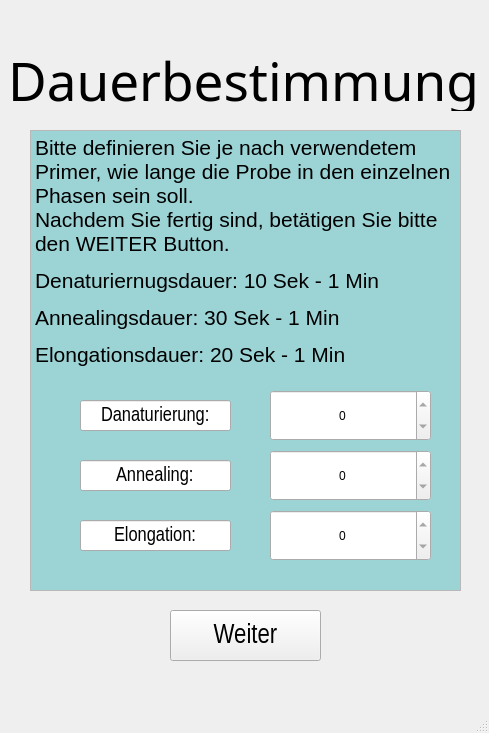
<?xml version="1.0" encoding="UTF-8"?>
<ui version="4.0">
 <class>zeitDef_Voraus</class>
 <widget class="QMainWindow" name="zeitDef_Voraus">
  <property name="geometry">
   <rect>
    <x>0</x>
    <y>0</y>
    <width>489</width>
    <height>733</height>
   </rect>
  </property>
  <property name="windowTitle">
   <string>Voraussetzungen</string>
  </property>
  <widget class="QWidget" name="centralwidget">
   <widget class="QTextEdit" name="textEdit">
    <property name="geometry">
     <rect>
      <x>30</x>
      <y>130</y>
      <width>431</width>
      <height>461</height>
     </rect>
    </property>
    <property name="readOnly">
     <bool>true</bool>
    </property>
    <property name="html">
     <string>&lt;!DOCTYPE HTML PUBLIC &quot;-//W3C//DTD HTML 4.0//EN&quot; &quot;http://www.w3.org/TR/REC-html40/strict.dtd&quot;&gt;
&lt;html&gt;&lt;head&gt;&lt;meta name=&quot;qrichtext&quot; content=&quot;1&quot; /&gt;&lt;meta charset=&quot;utf-8&quot; /&gt;&lt;style type=&quot;text/css&quot;&gt;
p, li { white-space: pre-wrap; }
hr { height: 1px; border-width: 0; }
li.unchecked::marker { content: &quot;\2610&quot;; }
li.checked::marker { content: &quot;\2612&quot;; }
&lt;/style&gt;&lt;/head&gt;&lt;body style=&quot; font-family:'Segoe UI'; font-size:9pt; font-weight:400; font-style:normal;&quot; bgcolor=&quot;#9cd4d6&quot;&gt;
&lt;p style=&quot; margin-top:12px; margin-bottom:12px; margin-left:0px; margin-right:0px; -qt-block-indent:0; text-indent:0px;&quot;&gt;&lt;span style=&quot; font-family:'Arial','sans-serif'; font-size:16pt;&quot;&gt;Bitte definieren Sie je nach verwendetem Primer, wie lange die Probe in den einzelnen Phasen sein soll.&lt;br /&gt;Nachdem Sie fertig sind, betätigen Sie bitte den WEITER Button. &lt;/span&gt;&lt;/p&gt;
&lt;p style=&quot; margin-top:12px; margin-bottom:12px; margin-left:0px; margin-right:0px; -qt-block-indent:0; text-indent:0px;&quot;&gt;&lt;span style=&quot; font-family:'Arial','sans-serif'; font-size:16pt;&quot;&gt;Denaturiernugsdauer: 10 Sek - 1 Min&lt;/span&gt;&lt;/p&gt;
&lt;p style=&quot; margin-top:12px; margin-bottom:12px; margin-left:0px; margin-right:0px; -qt-block-indent:0; text-indent:0px;&quot;&gt;&lt;span style=&quot; font-family:'Arial','sans-serif'; font-size:16pt;&quot;&gt;Annealingsdauer: 30 Sek - 1 Min&lt;/span&gt;&lt;/p&gt;
&lt;p style=&quot; margin-top:12px; margin-bottom:12px; margin-left:0px; margin-right:0px; -qt-block-indent:0; text-indent:0px;&quot;&gt;&lt;span style=&quot; font-family:'Arial','sans-serif'; font-size:16pt;&quot;&gt;Elongationsdauer: 20 Sek - 1 Min&lt;/span&gt;&lt;/p&gt;&lt;/body&gt;&lt;/html&gt;</string>
    </property>
   </widget>
   <widget class="QLabel" name="label">
    <property name="geometry">
     <rect>
      <x>-2</x>
      <y>50</y>
      <width>491</width>
      <height>61</height>
     </rect>
    </property>
    <property name="font">
     <font>
      <family>Tw Cen MT</family>
      <pointsize>40</pointsize>
      <bold>false</bold>
     </font>
    </property>
    <property name="text">
     <string>Dauerbestimmung</string>
    </property>
    <property name="alignment">
     <set>Qt::AlignCenter</set>
    </property>
   </widget>
   <widget class="QPushButton" name="btn_Weiter">
    <property name="geometry">
     <rect>
      <x>170</x>
      <y>610</y>
      <width>151</width>
      <height>51</height>
     </rect>
    </property>
    <property name="font">
     <font>
      <family>Arial Narrow</family>
      <pointsize>20</pointsize>
     </font>
    </property>
    <property name="text">
     <string>Weiter</string>
    </property>
   </widget>
   <widget class="QLineEdit" name="Dauer_line">
    <property name="geometry">
     <rect>
      <x>80</x>
      <y>520</y>
      <width>151</width>
      <height>31</height>
     </rect>
    </property>
    <property name="font">
     <font>
      <family>Arial Narrow</family>
      <pointsize>15</pointsize>
     </font>
    </property>
    <property name="text">
     <string>Elongation:</string>
    </property>
    <property name="alignment">
     <set>Qt::AlignCenter</set>
    </property>
    <property name="readOnly">
     <bool>true</bool>
    </property>
   </widget>
   <widget class="QSpinBox" name="wasserDauer_elong">
    <property name="geometry">
     <rect>
      <x>270</x>
      <y>510</y>
      <width>161</width>
      <height>51</height>
     </rect>
    </property>
    <property name="alignment">
     <set>Qt::AlignCenter</set>
    </property>
    <property name="readOnly">
     <bool>true</bool>
    </property>
   </widget>
   <widget class="QLineEdit" name="Dauer_line_2">
    <property name="geometry">
     <rect>
      <x>80</x>
      <y>460</y>
      <width>151</width>
      <height>31</height>
     </rect>
    </property>
    <property name="font">
     <font>
      <family>Arial Narrow</family>
      <pointsize>15</pointsize>
     </font>
    </property>
    <property name="text">
     <string>Annealing:</string>
    </property>
    <property name="alignment">
     <set>Qt::AlignCenter</set>
    </property>
    <property name="readOnly">
     <bool>true</bool>
    </property>
   </widget>
   <widget class="QSpinBox" name="wasserDauer_aneal">
    <property name="geometry">
     <rect>
      <x>270</x>
      <y>450</y>
      <width>161</width>
      <height>51</height>
     </rect>
    </property>
    <property name="alignment">
     <set>Qt::AlignCenter</set>
    </property>
    <property name="readOnly">
     <bool>true</bool>
    </property>
   </widget>
   <widget class="QLineEdit" name="Dauer_line_3">
    <property name="geometry">
     <rect>
      <x>80</x>
      <y>400</y>
      <width>151</width>
      <height>31</height>
     </rect>
    </property>
    <property name="font">
     <font>
      <family>Arial Narrow</family>
      <pointsize>15</pointsize>
     </font>
    </property>
    <property name="text">
     <string>Danaturierung:</string>
    </property>
    <property name="alignment">
     <set>Qt::AlignCenter</set>
    </property>
    <property name="readOnly">
     <bool>true</bool>
    </property>
   </widget>
   <widget class="QSpinBox" name="wasserDauer_denat">
    <property name="geometry">
     <rect>
      <x>270</x>
      <y>390</y>
      <width>161</width>
      <height>51</height>
     </rect>
    </property>
    <property name="alignment">
     <set>Qt::AlignCenter</set>
    </property>
    <property name="readOnly">
     <bool>true</bool>
    </property>
   </widget>
  </widget>
  <widget class="QMenuBar" name="menubar">
   <property name="geometry">
    <rect>
     <x>0</x>
     <y>0</y>
     <width>489</width>
     <height>22</height>
    </rect>
   </property>
  </widget>
  <widget class="QStatusBar" name="statusbar"/>
 </widget>
 <resources/>
 <connections/>
</ui>
